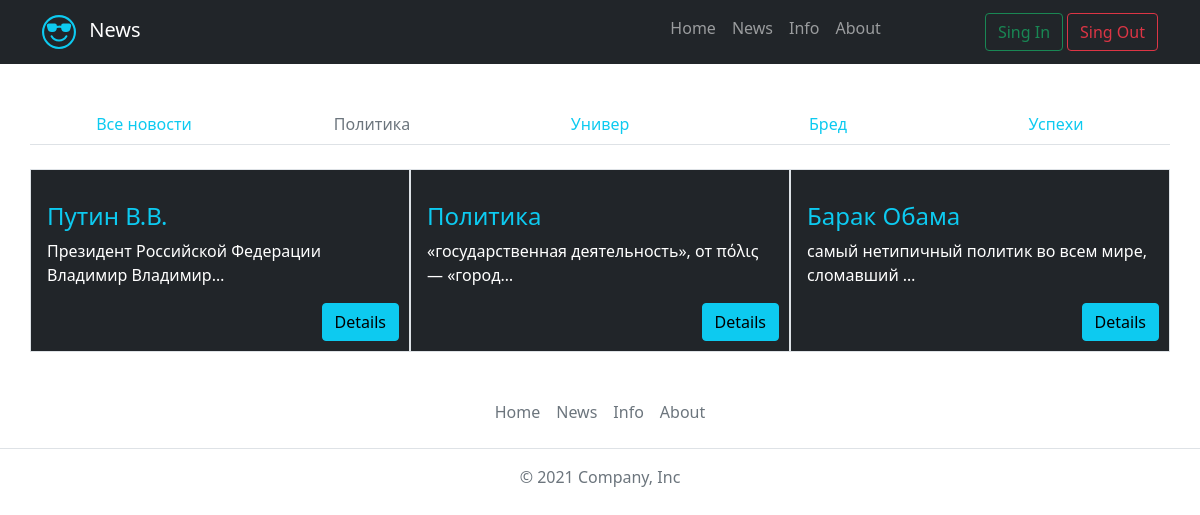
Screenshot of /news/politika with the database file from the repository.
### main/models.py (models this page shows, shortened)
class Topic(models.Model):
    name = models.CharField(max_length=255, db_index=True, verbose_name='Название темы')
    slug = models.SlugField(max_length=255, db_index=True, unique=True, verbose_name='url')
    def get_absolute_url(self):
        return reverse('news_topic', kwargs={'topic': self.slug})
    class Meta:
        verbose_name = 'Тема'
        verbose_name_plural = 'Темы'

class News(models.Model):
    title = models.CharField(max_length=255, verbose_name='Заголовок')
    content = models.TextField(blank=True, verbose_name='Контент')
    slug = models.SlugField(max_length=255, unique=True, db_index=True, verbose_name='url')
    photo = models.ImageField(upload_to='photo/%Y/%m/%d', verbose_name='Фото')
    time_create = models.DateTimeField(auto_now_add=True, verbose_name='Время создания')
    time_update = models.DateTimeField(auto_now=True, verbose_name='Время обновления')
    is_posted = models.BooleanField(default=False, verbose_name='Опубликовано')
    topic = models.ForeignKey('Topic', on_delete=models.PROTECT, verbose_name='Тема')
    def get_absolute_url(self):
        return reverse('news_post', kwargs={'topic': Topic.objects.filter(pk=self.topic_id)[0].slug,
                                            'post': self.slug})
    class Meta:
        verbose_name = 'Новость'
        verbose_name_plural = 'Новости'
        ordering = ['-title', 'content']

### main/views.py (the view)
# urls.py: path('news/<slug:topic>', news_topic, name='news_topic'),
def news_topic(request, topic):
    topic_row = get_object_or_404(Topic, slug=topic)
    return render(request, 'main/news.html', {'title': 'News',
                                              'title_h1': topic_row.name,
                                              'active': topic_row.pk,
                                              'news': News.objects.filter(topic_id=topic_row.pk),
                                              'menu': Topic.objects.all()})

### main/templates/main/news.html (shortened to what this page needs)
{% extends 'main/base.html' %}
{% block content %}
<div class="container">
    <div class="row mb-4 pb-2 border-bottom text-center">
        <div class="col-md col-sm-12">
            {% if active == 0 %}
            <span style="text-decoration: none; color: #6c757d;">
                Все новости
            </span>
            {% else %}
            <a href="{% url 'news' %}" style="text-decoration: none; color:#0dcaf0;">
                Все новости
            </a>
            {% endif %}
        </div>
        {% for el in menu %}
        <div class="col-md col-sm-12">
            {% if el.pk != active %}
            <a href="{{ el.get_absolute_url }}" style="text-decoration: none; color:#0dcaf0;">
                {{ el.name }}
            </a>
            {% else %}
            <span style="text-decoration: none; color: #6c757d;">
                {{ el.name }}
            </span>
            {% endif %}
        </div>
        {% endfor %}
    </div>
    <div class="row">
        {% for new in news %}
        <div class="col-lg-4 col-md-6 col-sm-12 p-3 pb-5 border-end border position-relative bg-dark">
            <p>
                <h4 style="color: #0dcaf0;">{{ new.title }}</h4>
                <span style="color: white;">{{ new.content|truncatechars:50 }}</span>
            </p>
            <a href="{{ new.get_absolute_url }}" class="btn btn-info position-absolute" style="bottom: 10px; right: 10px;">Details</a>
        </div>
        {% endfor %}
    </div>
</div>
{% endblock %}

### rows the page displays
Topic: name "Политика"
Topic: name "Универ"
Topic: name "Бред"
Topic: name "Успехи"
News: title "Путин В.В.", content "Президент Российской Федерации Владимир Владимир…"
News: title "Политика", content "«государственная деятельность», от πόλις — «город…"
News: title "Барак Обама", content "самый нетипичный политик во всем мире, сломавший …"
